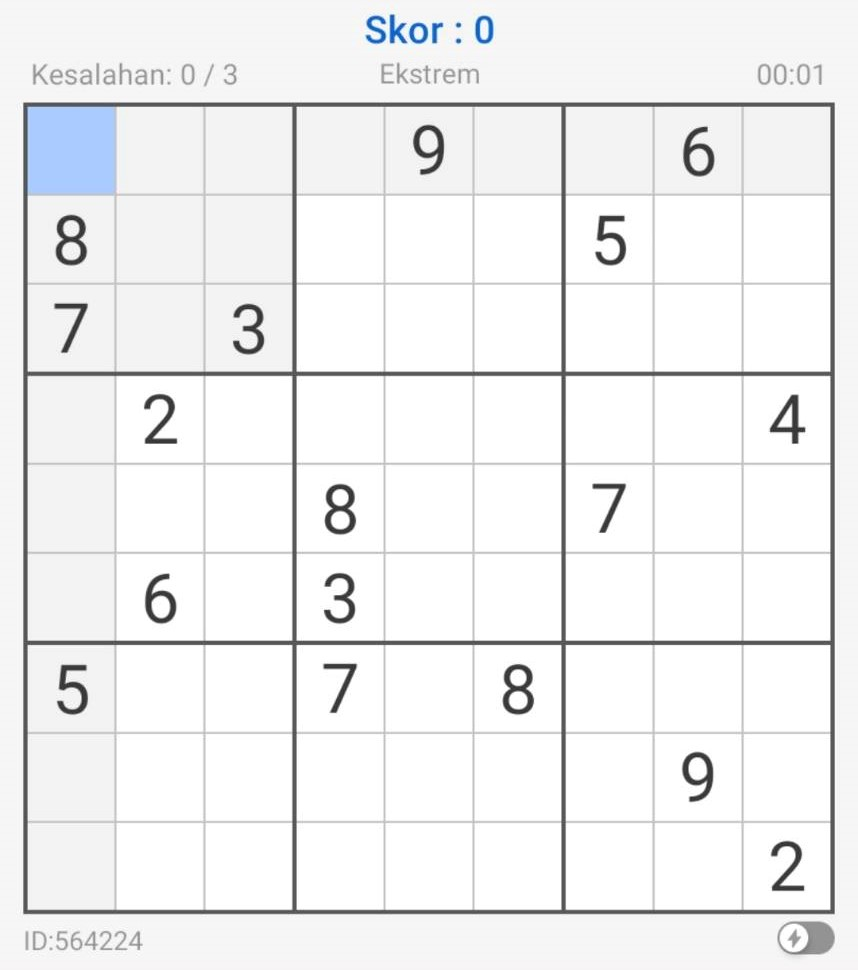
%> input picture assets/sudoku0.jpg, 858 x 970 px
$ octave --eval "result = sudolve(imread('assets/sudoku0.jpg'));"   (GNU Octave 9; MATLAB toolbox functions it lacks are replaced by stand-ins)
%> lines starting %> are read from the running program, lines starting %| are printed output that depends on the picture; in (x1, y1, x2, y2) boxes, pixels count from 0 and x2, y2 are one past the last pixel; in counts of white or black regions, pixels touching at a corner belong together; the program's own positions count from 1
### segmentation.m
function board_img = segmentation(img)
    % Get plate image from vehicle image

    img = imresize(img, [1000 NaN]);
    gray = rgb2gray(img);
    bw = imbinarize(gray);
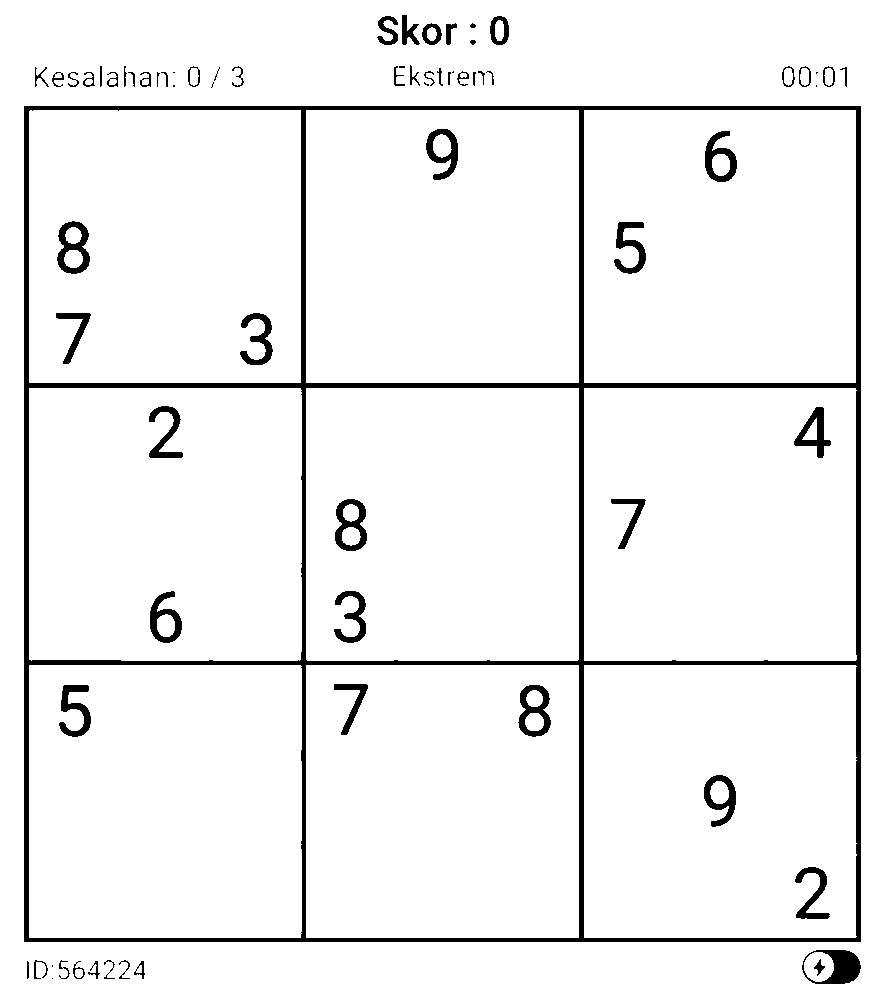
%> bw: size 1000x885 logical; 94.8% white; 72 black regions (12 under 20 px), largest, box (x1, y1, x2, y2) and area: (24, 106, 861, 942) 30217, (802, 950, 861, 984) 1012, (57, 221, 90, 274) 865
    edge_img = edge(bw, "canny");
%> edge_img: size 1000x885 logical; 2.3% white in thin lines or dots


    edge_img = imclose(edge_img, strel('line', 3, 0));
%> edge_img: size 1000x885 logical; 2.5% white in thin lines or dots
    edge_img = imclose(edge_img, strel('line', 3, 90));
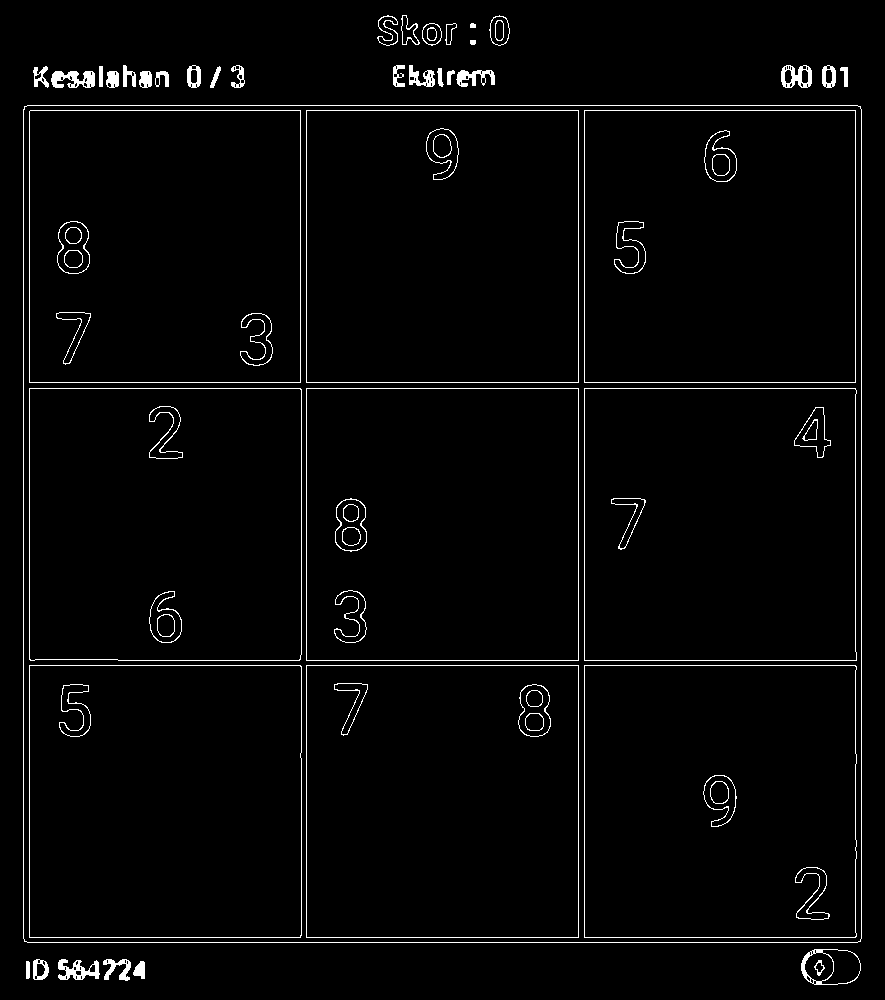
%> edge_img: size 1000x885 logical; 2.6% white in thin lines or dots

    edge_img = imfill(edge_img, 'holes');
%> edge_img: size 1000x885 logical; 80.5% white; 1 black region, box (x1, y1, x2, y2) and area: (0, 0, 885, 1000) 172853

    edge_img = imerode(edge_img,strel('line',10,90));
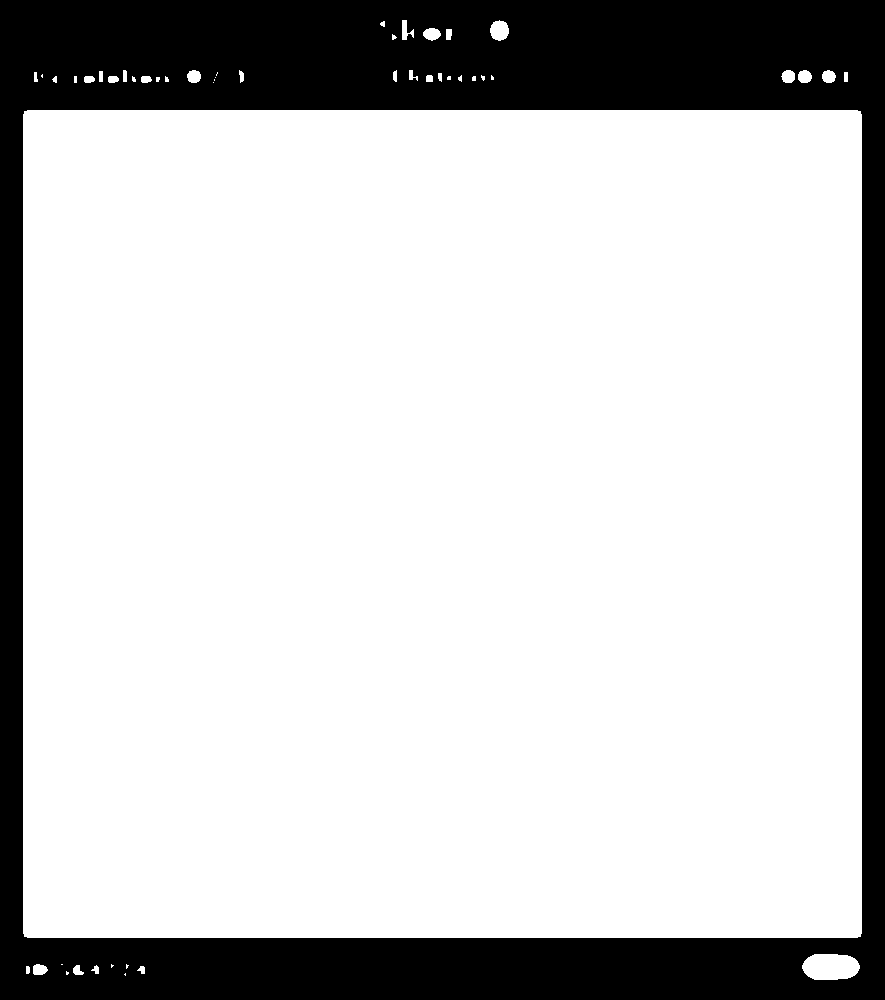
%> edge_img: size 1000x885 logical; 78.9% white; 1 black region, box (x1, y1, x2, y2) and area: (0, 0, 885, 1000) 186657

    edge_img = bwareaopen(edge_img, 1000);
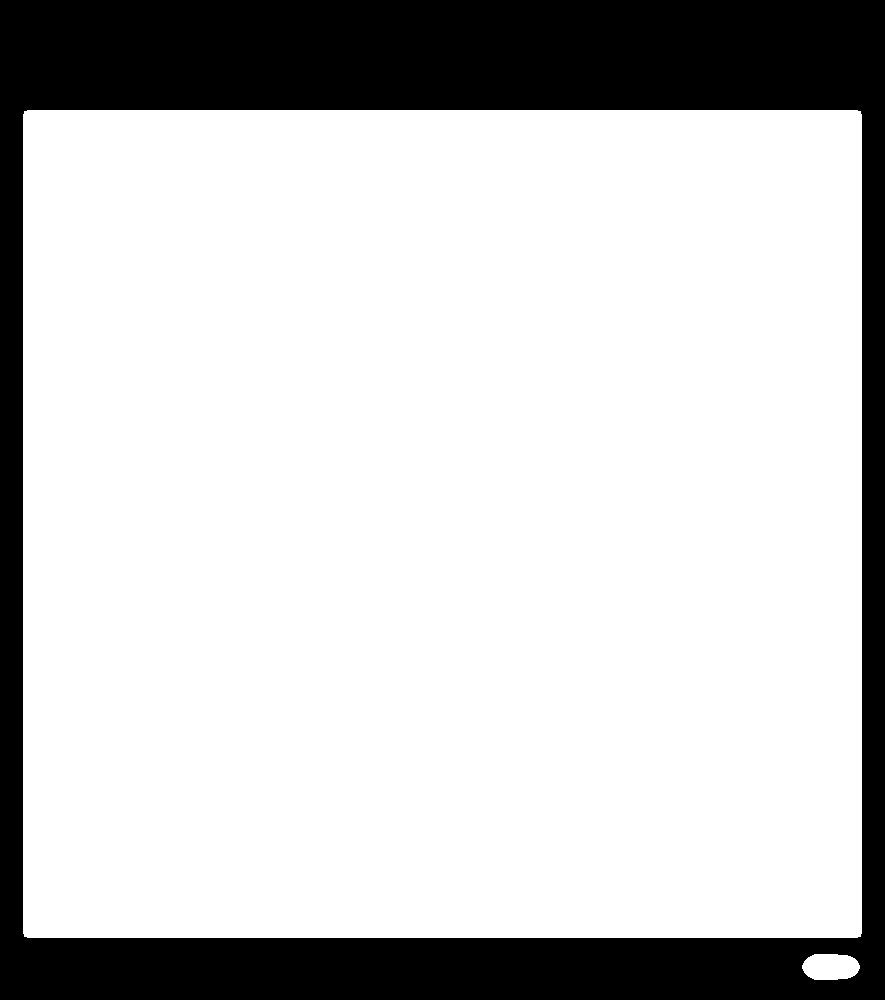
%> edge_img: size 1000x885 logical; 78.6% white; 1 black region

    props = regionprops(edge_img, 'BoundingBox','Area', 'Image');
%> props = 2 regions; box (x1, y1, x2, y2) and Area: (23, 110, 862, 938) 694664, (802, 954, 860, 980) 1264

    maxarea = 0;
    num_el = numel(props);
%> num_el = 2

    for i=1 : num_el
        if (maxarea < props(i).Area)
            maxarea = props(i).Area;
            bb = props(i).BoundingBox;
        end
    end
%> this loop made 2 passes
%> (maxarea, bb) on pass 1: (694664, [23.5 110.5 839 828])

    board_img = imcrop(img, bb);
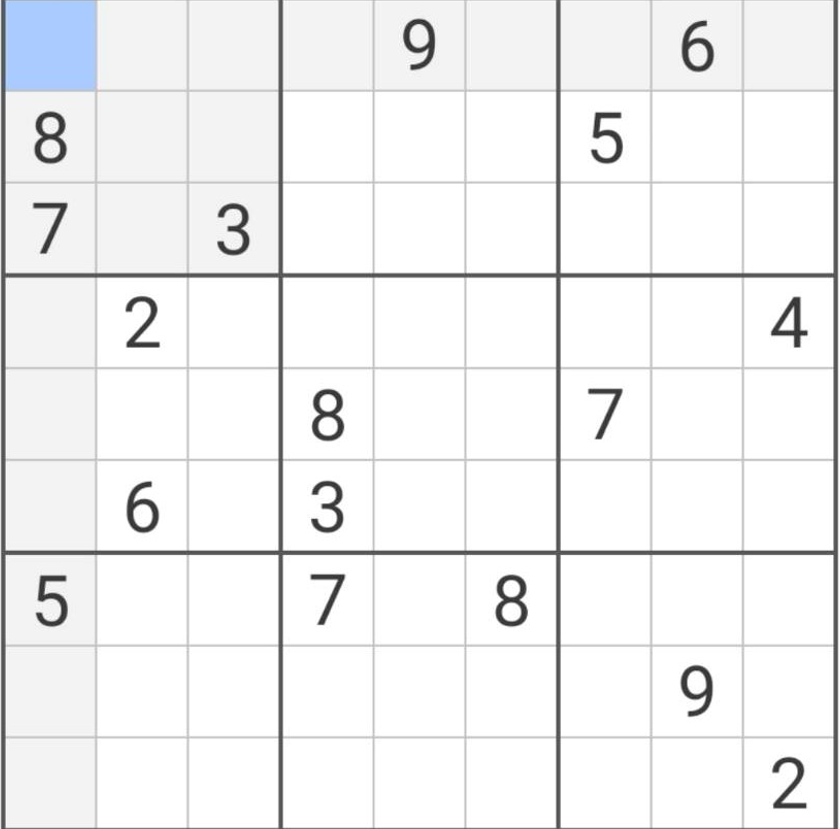
%> board_img: size 829x840x3 uint8; mean R, G, B 240.8, 241.1, 241.7
end

### board_reader.m
function numbers = board_reader(img)

    numbers = zeros(9);
    resized = imresize(img, [900 900]);

    for x=1:9
        for y=1:9
            cell = resized(x*100-99 : x*100, y*100-99 : y*100, :);

             % get edge image
            cell = rgb2gray(cell);
            edge_img = edge(cell, "canny");

            % remove borders
            edge_img(1:5, :) = 0;
            edge_img(95:100, :) = 0;
            edge_img(:, 1:5) = 0;
            edge_img(:, 95:100) = 0;

            edge_img = imfill(edge_img, 'holes');
            edge_img = bwareaopen(edge_img, 500);

            % regionprops
            props = regionprops(edge_img, 'BoundingBox', 'Image');

            if numel(props) == 1
                number = read_number(props(1).Image);
                numbers(x, y) = number;
            end

        end
    end
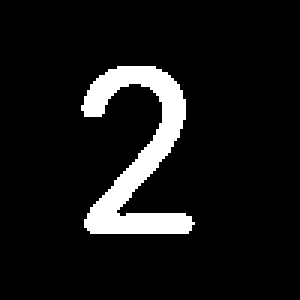
%> edge_img: size 100x100 logical (shown 3 times larger); 8.6% white; 1 white region, box (x1, y1, x2, y2) and area: (27, 22, 65, 78) 860
%> after the loop, number = 2; numbers = [0 0 0 0 9 0 0 6 0; 8 0 0 0 0 0 5 0 0; 7 0 3 0 0 0 0 0 0; 0 0 0 0 0 0 0 0 4; 0 0 0 8 0 0 7 0 0; 0 6 0 3 0 0 0 0 0; 5 0 0 7 0 8 0 0 0; 0 0 0 0 0 0 0 9 0; 0 0 0 0 0 0 0 0 2]


end

### draw_numbers.m
function solved_img = draw_numbers(board, numbers, solution)

    solved_img = imresize(board, [900 900]);

%> the run ends on the next line
    one     = repmat(imread("characters\draw1.png"), 1, 1, 3);
    two     = repmat(imread("characters\draw2.png"), 1, 1, 3);
    three   = repmat(imread("characters\draw3.png"), 1, 1, 3);
    four    = repmat(imread("characters\draw4.png"), 1, 1, 3);
    five    = repmat(imread("characters\draw5.png"), 1, 1, 3);
    six     = repmat(imread("characters\draw6.png"), 1, 1, 3);
    seven   = repmat(imread("characters\draw7.png"), 1, 1, 3);
    eight   = repmat(imread("characters\draw8.png"), 1, 1, 3);
    nine    = repmat(imread("characters\draw9.png"), 1, 1, 3);
    black   = zeros(90, 90 ,3);

    disp(numbers);

    for x=1:9
        for y=1:9
            if numbers(x,y) == 0
                n = solution(x,y);

                if n == 1
                    num_img = one;
                elseif n == 2
                    num_img = two;
                elseif n == 3
                    num_img = three;
                elseif n == 4
                    num_img = four;
                elseif n == 5
                    num_img = five;
                elseif n == 6
                    num_img = six;
                elseif n == 7
                    num_img = seven;
                elseif n == 8
                    num_img = eight;
                elseif n == 9
                    num_img = nine;
                else
                    num_img = black;
                end

                solved_img(x*100-99 +15 : x*100 -15, y*100-99 +15 : y*100 -15, :) = num_img;

            end
        end
    end

end

### sudolve.m
function [solved, solved_img] = sudolve(img)

    % get the sudoku from the img input
    board = segmentation(img);
    numbers = board_reader(board);

    % save numbers to txt file
    writematrix(numbers, 'sudoku.txt');

    % execute python script to solve sudoku saved to sudoku.txt
    pyrunfile('sudoku_solver.py');

    solved = readmatrix('sudoku.txt');
    solved_img = draw_numbers(board, numbers, solved);
end
